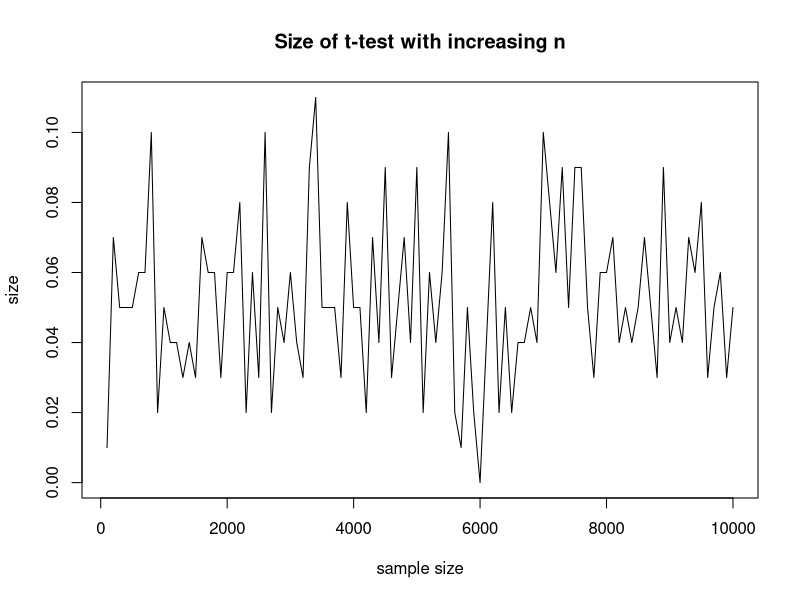
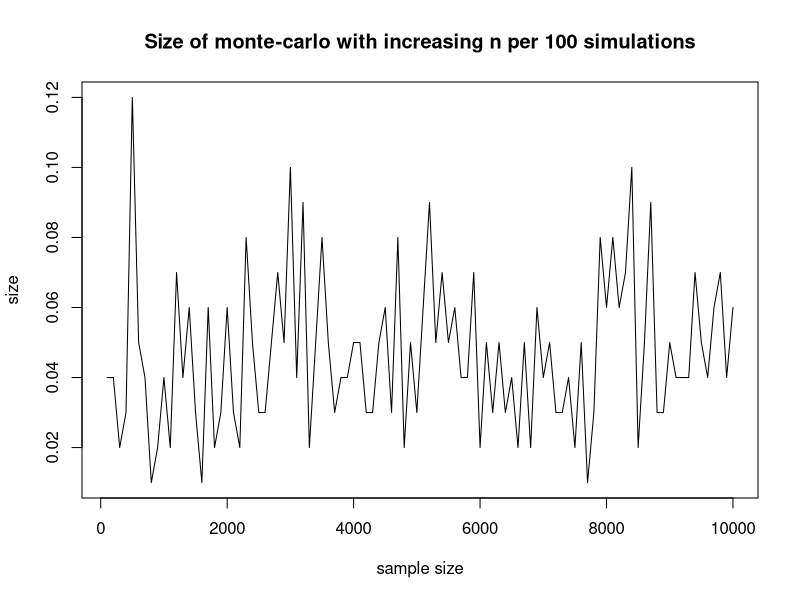

These charts were generated, in order, by the following R code: (Note: a time limit stopped this script after it produced the figures.)
#-------------------I hereby confirm this is my own work, unless stated otherwise------------------------------------#
#-----------------Helper Functions-----------------------------------#
generate.gamma.data<-function(n,m,mu1=4,mu2=4,var1=8,var2=8){
  
  #Purpose:To create two samples of data from a gamma distribution
  #Intput: two samples of size n,m and means mu1,mu2, and var=var1,var2
  #output:list of sample 1 ,sample2 and the difference between means 
  
  #get the difference in means to see if under H_0 or H_1
  delta<-abs(mu2-mu1)
  
  x<-rgamma(n,shape=(mu1)^2/(var1),rate=(mu1)/(var1))
  y<-rgamma(m,shape=(mu2)^2/(var2),rate=(mu2)/(var2))
  #return as a list 
  gamma.data.list<-list(x,y,delta)
  
  return(gamma.data.list) 
}








generate.normal.data<-function(n=1,m=1,mu1=0,mu2=0,sigma1=1,sigma2=1)
{
  #Purpose : Generate data from a normal distribution
  #Intput: two samples of size n,m and means mu1,mu2, and sd's=sigma1,sigma2
  #output:list of sample 1 ,sample2 and the difference between means 
  
  #get the difference in means to see if under H_0 or H_1
  delta<-abs(mu2-mu1)
  
  x<-rnorm(n,mu1,sigma1)
  y<-rnorm(m,mu2,sigma2)
  #return as a list 
  data.list<-list(x,y,delta)
  
  return(data.list) #create two iid with a lenght 1 of normally distributed variables as default
}





calculate.t.pvalue<-function(data,alpha){
  #Purpose : calculate the pvalues for t
  #Input: A list containing the two sample sizes of data as well as a scalar (delta)
  #Output: a single p value for the ttest
  #calculate the one sided ttestt for the two sample dataset , get the pvalue
  
  
  
  t.p.value <- t.test(data[[1]],data[[2]],alternative = "less",var.equal = T,conf.level = 1-(alpha))["p.value"][[1]]
  
  return (t.p.value)}


calculate.mw.pvalue<-function(data){
  #Purpose <- calculate the pvalue for the Mann whitney test
  #Input <- A list containing (sample x,sample y,delta)
  #Output<-  A single p value for the Mann whitney test
  
  #Addiionalifo:(    #calculate the pvalue for: ""Mann whitney test"
  
  #null hypotheis : distributions of x and y differ by a location shift = mu 
  #if mu=0, x and y come from same distributions, with medians the same
  #Alternative hypotheis : if distribution differs from alocation , then the medians differ:
  #
  #)
  
  mw.p.value<- wilcox.test(data[[1]],data[[2]],alternative = "less",mu=0,paired=F)[["p.value"]]
  
  return(mw.p.value)
  
}

calculate.monte.carlo.p.value<- function(data){
  #Purpose :calculate the p-value usiing the Monte carlo Method
  #Input : data as a list : (sample1,sample2,delta)
  #Output :A single pvalue 
  
  #get data for X 
  x<-data[[1]]
  #get data for y
  y<-data[[2]]
  
  # Null hypotheis : Difference in means:0 , Alternative Hypothesis mean(x)<mean(y)
  
  
  #find the mean and SErrors for the two samples of the original dataset:
  meanx<-mean(x)
  SE.x<-sd(x)/sqrt(length(x))
  meany<-mean(y)
  SE.y<-sd(y)/sqrt(length(y))
  #get the difference in means for the original dataset:
  diff.xy<- meanx-meany
  #new.diff.xy <- diff.xy-1E-10 # take care of round for very small nos
  
  #generate 999 means for x only (under the null hypothesis) using SE fron a normal distribution
  
  estimate.meanx<-rnorm(999,meanx,SE.x)
  estimate.meany<-rnorm(999,meanx,SE.y)
  
  
  #get the difference in estimated means 
  diff.estimate.mean<- estimate.meanx-estimate.meany
  
  #add the original differenicein mean to the daataset
  diff.estimate.mean[1000]<-diff.xy
  
  
  #compare estimated difference in means to difference in sample mean
  
  values<-ifelse(diff.estimate.mean<=diff.xy,1,0)
  
  #sum the 1's and finf the propotion for one tailed test /1000
  
  monte.p.value<-sum(values)/1000
  
  return(monte.p.value)
  
  
}



Calculate.pvalue<-function(data,test,alpha){
  
  #Purpose :calculate the p value from two sample data sets
  #Input : data as a list ,the test for which the pvalue is to be  caclualted:
  #(1)t.test(2),mannwhitney or (3)montecarlo
  #delta :difference in means
  #Output: A p value
  
  if (test==1){ # calauclate pvalue for the t-test
    t.p.value<- calculate.t.pvalue(data,alpha)
    return(t.p.value)
  }
  
  else if (test==2){#calcualte pvalue for the mann-whitney test
    mw.p.value<-calculate.mw.pvalue(data)
    return(mw.p.value)
  }
  else if (test==3){ #calculate pvalue for the monte carlo test
    mc.p.value<-calculate.monte.carlo.p.value(data)
    return(mc.p.value)
  }
  
  
}


#-----------------------------------------Simulation Driver ----------------------------#
calcualte.size.power.fornsimulations<- function(nsim,n,m,alpha=0.05,test=1,mu1=0,mu2=0,data=1){
  #Purpose: produce nsimulations for the two sample data,and obtain the size and power of the test
  #Input:nsim<- no of simulations, test<- the test used , alpha<- the significance  level ,
  
  #n<-size of sample x, m<-size of sampley ,data=1 normal data ,data=2 gamma data
  #output : the size and power of the test
  
  
  #--------------Please note mu1!=0,mu2!=0 for data==2 , i.e for a gamma distribution------#
  
  #create an empty vector to store the pvalues
  pvec<-c()
  
  
  
  for (i in 1:(nsim)){
    
    if (data==1){
      mat<-generate.normal.data(n,m,mu1,mu2) #generate normal data
      
    }
    
    else if(data ==2){
      
      mat<-generate.gamma.data(n,m,mu1,mu2) # change means but hold var1=var2=8 throughout.
    }
    #get the delta for the data generated
    delta<-mat[[3]]
    
    
    p.value<- Calculate.pvalue(mat,test,alpha) #caluclate the pvalue for the generated dataset
    pvec<-c(p.value,pvec) #return them as a vector
    
  }
  if(delta==0){ # if data under null hypothesis calculate size
    
    calculate.size<-ifelse(pvec<alpha,1,0) # under null hypothies ,
    size<-(sum(calculate.size)/(nsim)) #get the proportion of pvalue has rejected null hypthesis incorrectly
    return (list("size",size))
  }
  
  else(delta!=0)
  { # if under alternative hypothesis , calculate power
  
  calculate.power<- ifelse(pvec<alpha,1,0)
  #get the propotion of time correctly rejected if null hypothesis false
  
  power<-sum(calculate.power)/(nsim)
  
  return(list("power",power))
  }
  
  
}

#------------------------------------------------------------------------------#




#----------------------------Simulation 1: Increasing n  ,effect on size-------------------#
increasenandm.size<-function(n,nfinal,by,test,nsim){
  #Purpose : increase N sequentially : assume two equal sample sizes
  #Input : n <- intial sample size ,nfinal<- final size of the sample 
  #by<- increase by length ,,nsim<-no of simulations for each sample size ,#the seed to test
  #Output : A list containing sequence of n's and corresponding sizes
  
  
  nseq<-seq(n,nfinal,by=by)
  pvec<-c() #initialize a empty vector
  for(i in 1:length(nseq)){
    #see how size  varies for increasing n  (mu1=mu2=0)
    size.forincreasingn <-calcualte.size.power.fornsimulations(nsim = nsim,n=nseq[i],m=nseq[i],test=test)[[2]]
    pvec<-c(pvec,size.forincreasingn) #append to previous results
  }
  return(list(nseq,pvec))
}

#----------------------------------------------Results for Simulation 1: PS: Takes  a bit of time to run--------------------------#
#looking at size of t-test with increasing n per 500 simulations
increasenandm.size.t<-increasenandm.size(100,10000,by=100,nsim = 100,test=1)

plot(increasenandm.size.t[[1]],increasenandm.size.t[[2]],type="l",xlab = "sample size","ylab"="size",main = "Size of t-test with increasing n")
#



#lookign at size of MC test with increasing n per 500 simulations
increasenandm.size.mc<-increasenandm.size(100,10000,by=100,nsim = 100,test=3)
plot(increasenandm.size.mc[[1]],increasenandm.size.mc[[2]],type="l",xlab = "sample size","ylab"="size",main = "Size of monte-carlo with increasing n per 100 simulations")


#looking at size of mw with increasing n per 500 simulations
increasenandm.size.mw<-increasenandm.size(100,10000,by=100,nsim = 100,test=2)

plot(increasenandm.size.mw[[1]],increasenandm.size.mw[[2]],type="l",xlab = "sample size","ylab"="size",main = "Size of Mann Whitney test with increasing n per 100 simulations")




#-----------------------------------------------------------Simulation 2: effect of increasing sample size on power ----------------#
increasenandm.power<-function(n,nfinal,by,nsim,test=1){
  #Purpose : increase N sequentially : assume two equal sample sizes and see how it affects power
  #Input : n <- intial sample size ,nfinal<- final size of the sample 
  #by<- increase by length ,,nsim<-no of simulations for each sample size ,#the seed to test
  #Output : A list of powers
  
  
  nseq<-seq(n,nfinal,by=by)
  pvec<-c() #initialize a empty vector
  for(i in 1:length(nseq)){
    #see how power  varies for increasing n  (mu2=0.1)
    power.forincreasingn <-calcualte.size.power.fornsimulations(nsim = nsim,n=nseq[i],m=nseq[i],test=test,mu2=0.1)[[2]]
    pvec<-c(pvec,power.forincreasingn) #append to previous results
  }
  return(list(nseq,pvec))
}

# ---------------------------- Results for Simulation2-------------------------#

#Inchreasing sample size and looking at  the effect on power for the ttest,montecarlo
#and the mann whitney
#looking at power of t-test with increasing n per 500 simulations
increasenandm.power.t<-increasenandm.power(100,10000,by=100,nsim =100,test=1)


#looking at  power of mann whitney with increasing n per 500 simulations

increasenandm.power.mw<-increasenandm.power(100,10000,by=100,nsim = 100,test=2)

# looking at power of MC with increasing n per 500 simulations
increasenandm.power.mc<-increasenandm.power(100,10000,by=100,nsim = 100,test=3)



plot(increasenandm.power.t[[1]],increasenandm.power.t[[2]],type="l",xlab = "sample size",ylab="power",main = "power of tests with inreasing size")
points(increasenandm.power.mc[[1]],increasenandm.power.mc[[2]],type="l",col="red")
points(increasenandm.power.mw[[1]],increasenandm.power.mw[[2]],type="l",col="green")
legend(3000,0.6,c("t-test","Monte-Carlo","Mann-Whitney"),col=c("black","red","green"),lty=c(1,1))

#---------------------------------Simulation3 ------------------------------------#
#look at inreasing mu2=0.01 (mu1=0) by 0.01 to 1 and see how affects the power

increaseeffectsize.power<-function(effinital,efffinal,by,nsim,test=1){
  #purpose :To look at the affect on power "increase in raw size"
  #Input : eddfinal: intial effect size , effinal : final effect size, by : increase by ,
  #nsim: no of simulations per increase in effect size, #test,: 1 : t.test,2:Mann Whitney 3: Monte Carlo
  # Output : A list containg "increasing raw size" with assocaited powers
  
  
  
  
  mu2seq<-seq(effinital,efffinal,by=by)
  pvec<-c() #initialize a empty vector
  for(i in 1:length(mu2seq)){
    #see how power  varies for increasing mu2 (mu1==0)
    power.forincreasingeffectsize <-calcualte.size.power.fornsimulations(nsim = nsim,n=100,m=100,test=test,mu2=mu2seq[i])[[2]]
    pvec<-c(pvec,power.forincreasingeffectsize) #append to previous results
  }
  return(list(mu2seq,pvec))
}


#------------------------------------Results for Simulations 3 ---------------------------------#
#look at inreasing mu2=0.01 (mu1=0) by 0.01 to 1 and see how affects the power

#Results for t-test

effectsize.power.t<-increaseeffectsize.power(0.01,1,by=0.01,nsim=100)

#Results for mann whitney
effectsize.power.mw<-increaseeffectsize.power(0.01,1,by=0.01,nsim=100,test=2)

#Results for Monte Carlo :
effectsize.power.mc<-increaseeffectsize.power(0.01,1,by=0.01,nsim=100,test=3)
#Plot the three tests on one plot
matplot (effectsize.power.mw[[1]], cbind (effectsize.power.t[[2]], effectsize.power.mw[[2]],effectsize.power.mc[[2]]),type = "l" ,xlab = "effect size","ylab"="power",main = "Comaprisions of power with increasing effect size")
legend(0.4,0.4,c("t-test","Mann-Whitney Test","Monte-Carlo Test"),col=c("black","red","green"),lty=c(1,1))

#------------------------------------------Simulation 4: Using samples from two gamma distribution to see the resulting power in the tests--------#


increasenandm.power.gamma<-function(n,nfinal,by,nsim,test=1,data=2){
  #Purpose : increase N sequentially : assume two equal sample sizes and see how it affects power
  #Input : n <- intial sample size ,nfinal<- final size of the sample 
  #by<- increase by length ,,nsim<-no of simulations for each sample size ,#the seed to test
  #Output : A list of powers
  
  
  
  nseq<-seq(n,nfinal,by=by)
  pvec<-c() #initialize a empty vector
  for(i in 1:length(nseq)){
    #see how power  varies for increasing n  (mu2=1.1)
    power.forincreasingn <-calcualte.size.power.fornsimulations(nsim = nsim,n=nseq[i],m=nseq[i],test=test,mu2=1.1,mu1=1,data=data)[[2]]
    pvec<-c(pvec,power.forincreasingn) #append to previous results
  }
  return(list(nseq,pvec))
}

#--------------------------------------------------------------Results for Simulation 4-------------------------------------------------#

#Simultating power for the three tests for a gamma distribution.
gamma.power.t<-increasenandm.power.gamma(100,10000,by=250,nsim = 100,test=1,data=2)
gamma.power.mw<-increasenandm.power.gamma(100,10000,by=250,nsim = 100,test=2,data=2)
gamma.power.mc<-increasenandm.power.gamma(100,10000,by=250,nsim = 100,test=3,data=2)


matplot (gamma.power.t[[1]], cbind (gamma.power.t[[2]],gamma.power.mc[[2]],gamma.power.mw[[2]]),type = "l" ,xlab = "n sample size","ylab"="power",main = "power with increasing sample size from a Gamma-distribution ")
legend(6500,0.5,c("T test","Monte-Carlo","Mann-Whitney"),col=c("black","red","green"),lty=c(1,1))


#--------------------------------------------------------------End ---------------------------------------------------------------#
